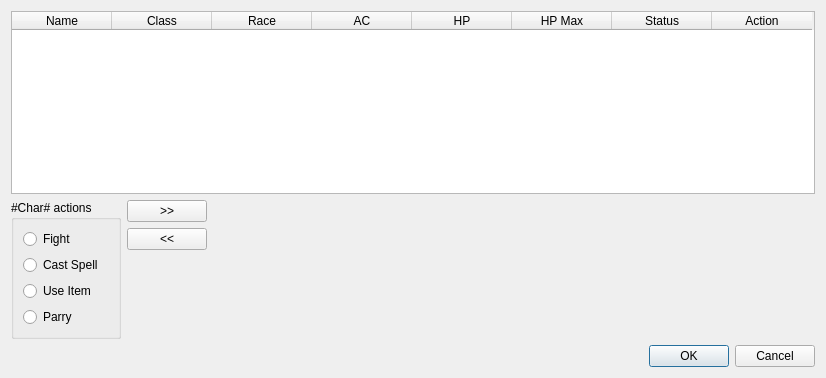
<?xml version="1.0" encoding="UTF-8"?>
<ui version="4.0">
 <class>combatSelectDialog</class>
 <widget class="QDialog" name="combatSelectDialog">
  <property name="geometry">
   <rect>
    <x>0</x>
    <y>0</y>
    <width>826</width>
    <height>378</height>
   </rect>
  </property>
  <property name="windowTitle">
   <string>Dialog</string>
  </property>
  <layout class="QGridLayout" name="gridLayout_2">
   <item row="1" column="0" rowspan="3">
    <widget class="QGroupBox" name="char_actions_groupBox">
     <property name="enabled">
      <bool>true</bool>
     </property>
     <property name="sizePolicy">
      <sizepolicy hsizetype="Fixed" vsizetype="Preferred">
       <horstretch>0</horstretch>
       <verstretch>0</verstretch>
      </sizepolicy>
     </property>
     <property name="title">
      <string>#Char# actions</string>
     </property>
     <layout class="QGridLayout" name="gridLayout">
      <item row="1" column="0">
       <widget class="QRadioButton" name="radioButton_2">
        <property name="text">
         <string>Cast Spell</string>
        </property>
       </widget>
      </item>
      <item row="3" column="0">
       <widget class="QRadioButton" name="radioButton_3">
        <property name="text">
         <string>Parry</string>
        </property>
       </widget>
      </item>
      <item row="2" column="0">
       <widget class="QRadioButton" name="radioButton_6">
        <property name="text">
         <string>Use Item</string>
        </property>
       </widget>
      </item>
      <item row="0" column="0">
       <widget class="QRadioButton" name="fight_radioButton">
        <property name="text">
         <string>Fight</string>
        </property>
       </widget>
      </item>
     </layout>
    </widget>
   </item>
   <item row="1" column="1">
    <widget class="QPushButton" name="pushButton">
     <property name="sizePolicy">
      <sizepolicy hsizetype="Fixed" vsizetype="Fixed">
       <horstretch>0</horstretch>
       <verstretch>0</verstretch>
      </sizepolicy>
     </property>
     <property name="text">
      <string>&gt;&gt;</string>
     </property>
    </widget>
   </item>
   <item row="0" column="0" colspan="4">
    <widget class="QTableWidget" name="party_tableWidget">
     <property name="sizePolicy">
      <sizepolicy hsizetype="MinimumExpanding" vsizetype="MinimumExpanding">
       <horstretch>0</horstretch>
       <verstretch>0</verstretch>
      </sizepolicy>
     </property>
     <property name="verticalScrollBarPolicy">
      <enum>Qt::ScrollBarAlwaysOff</enum>
     </property>
     <property name="horizontalScrollBarPolicy">
      <enum>Qt::ScrollBarAlwaysOff</enum>
     </property>
     <property name="sizeAdjustPolicy">
      <enum>QAbstractScrollArea::AdjustToContents</enum>
     </property>
     <property name="columnCount">
      <number>8</number>
     </property>
     <column>
      <property name="text">
       <string>Name</string>
      </property>
     </column>
     <column>
      <property name="text">
       <string>Class</string>
      </property>
     </column>
     <column>
      <property name="text">
       <string>Race</string>
      </property>
     </column>
     <column>
      <property name="text">
       <string>AC</string>
      </property>
     </column>
     <column>
      <property name="text">
       <string>HP</string>
      </property>
     </column>
     <column>
      <property name="text">
       <string>HP Max</string>
      </property>
     </column>
     <column>
      <property name="text">
       <string>Status</string>
      </property>
     </column>
     <column>
      <property name="text">
       <string>Action</string>
      </property>
     </column>
    </widget>
   </item>
   <item row="4" column="0" colspan="4">
    <widget class="QDialogButtonBox" name="buttonBox">
     <property name="standardButtons">
      <set>QDialogButtonBox::Cancel|QDialogButtonBox::Ok</set>
     </property>
    </widget>
   </item>
   <item row="2" column="1">
    <widget class="QPushButton" name="pushButton_2">
     <property name="sizePolicy">
      <sizepolicy hsizetype="Fixed" vsizetype="Fixed">
       <horstretch>0</horstretch>
       <verstretch>0</verstretch>
      </sizepolicy>
     </property>
     <property name="text">
      <string>&lt;&lt;</string>
     </property>
    </widget>
   </item>
  </layout>
 </widget>
 <resources/>
 <connections/>
</ui>
